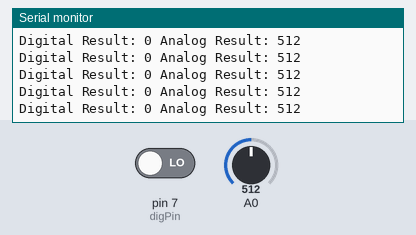
A sketch run on a simulated Arduino Uno, built with avr-gcc and run on an emulated ATmega328P. Parts: the last lines printed to the serial monitor. The test bench sets the inputs (shaded band); at power-on: A0 = 512, pin 7 (digPin) LOW.

Above: at 1.2 s.
1.3 s: A0 set to 11
At 1.9 s:
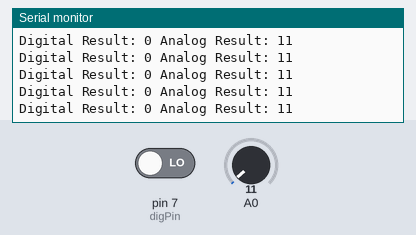
4.3 s: A0 set to 8
At 5.1 s:
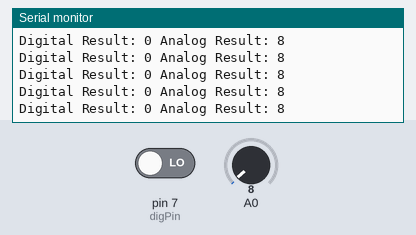
Timing chart, 0 to 7.3 s (numbered marks = the images above; inputs shaded):
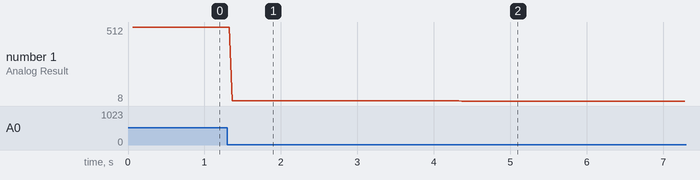

The sketch:

sketch_DigitalAnalogSensors.ino
```cpp
/*
Modify these variables to change parameters.
At the bottom of the code there are functions that are activated based on the sensor readings.
Add your own code inside these functions if you wish to use this code as a starting point.
The code is well-commented, so you should be able to follow easily.
----By Tyson Popynick 2016 - Free to modify or use unrestricted without credit or remuneration. ----
*/
//Variables:
int debug_showDigital = 1; //Show digital result in serial output?
int debug_showAnalog = 1;  //Show analog result in serial output?
int timeDelay = 20;       //Time to wait between readings. 1000 = 1 second.
int thresholdVal = 500;    //Threshold level for triggers

int redPin = 6;
int grnPin = 5;
int bluPin = 9;
int digPin = 7;

void setup() {
  // put your setup code here, to run once:
  pinMode(digPin, INPUT); //Set the digital pin to input. Analog pins are automatically input.
  Serial.begin(9600); //Start serial communication with the Arduino
  Serial.println("Arduino Analog/Digital module sketch...\nSerial Started."); //The arduino sends this through the serial monitor to show it is ready.
/*
  pinMode(redPin, OUTPUT);
  pinMode(grnPin, OUTPUT);
  pinMode(bluPin, OUTPUT);

  analogWrite(redPin, 0);
  analogWrite(grnPin, 0);
  analogWrite(bluPin, 0);
*/
}
void loop() {
  //Read the sensor and store the values.
  int digitalVal = digitalRead(digPin); //Read Digital pin and store result
  int analogVal = analogRead(A0); //Read analog pin and store result
  //Debug output
  if (debug_showDigital) { //If the debug_showDigital variable is set to 1 output data to serial.
    Serial.print("Digital Result: ");
    Serial.print(digitalVal);
    if (debug_showAnalog) {
      Serial.print(" ");
    } else {
      Serial.print("\n");
    }
  }
  if (debug_showAnalog) { //If the debug_showAnalog variable is set to 1 output data to serial.
    Serial.print("Analog Result: ");
    Serial.println(analogVal);
  }
  //Trigger any relevant functions
  if (digitalVal == HIGH) { //Digital result = 1
    highTrigger();
  }
  if (digitalVal == LOW) { //Digital result = 0
    lowTrigger();
  }
  if (analogVal >= thresholdVal) { //Value above or equal to threshold
    analogHigh(analogVal);
  }
  if (analogVal < thresholdVal) { //value lower than threshold
    analogLow(analogVal);
  }
  //Delay
  delay(timeDelay); //Wait for specified period, then repeat.
}
//Custom Functions
void highTrigger() { //Code inside this function is run if the sensor is HIGH or "triggered"
  //analogWrite(redPin, 255);
}
void lowTrigger() { //Code here is run if the sensor is LOW or "not triggered"
  //analogWrite(redPin, 10);
}
void analogHigh(int value) {
//The code in here will be run if the analog result is higher than the threshold you set in the variable section at the top of this code
  //analogWrite(grnPin, 255);
}
void analogLow(int value) {
//The code in here will be run if the analog result is higher than the threshold you set in the variable section at the top of this code
  //analogWrite(grnPin, 10);
}
```

Measured:
- after the input at 1.3 s, the serial monitor: prints a new line after 0.06 s (image 1)
- after the input at 4.3 s, the serial monitor: prints a new line after 0.07 s (image 2)
- plotted number 1: 512 → 11 after the input at 1.3 s, 11 → 8 after the input at 4.3 s
